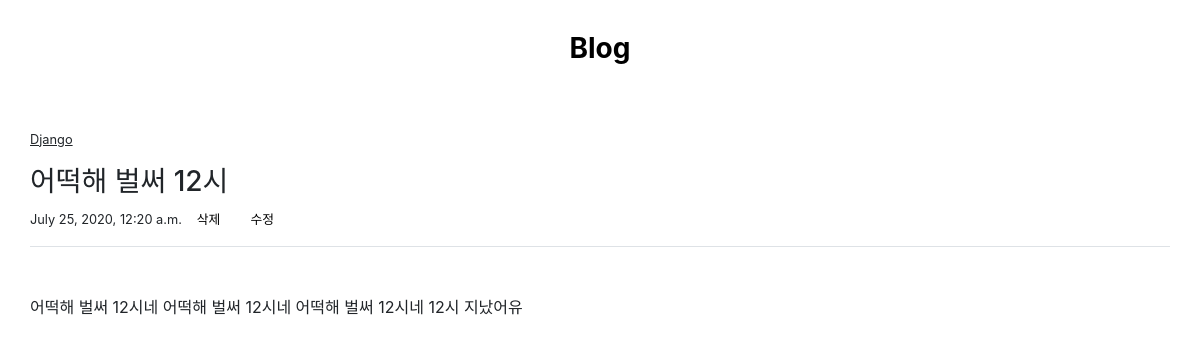
/detail2/1, run on the app's committed database.
### firstapp/models.py (models this page shows, shortened)
class Blogs(models.Model):
    title = models.CharField(max_length=100)
    body = models.TextField()
    date = models.DateTimeField(auto_now_add=True)
    lan = models.CharField(max_length=100)

### firstapp/views.py (the view)
# urls.py: path('detail2/<int:blog_id>', firstapp.views.detail2, name='detail2'),
def detail2(request, blog_id):
    blog = get_object_or_404(Blogs, pk=blog_id)
    return render(request, 'detail2.html', {'blog':blog})

### firstapp/templates/detail2.html (shortened to what this page needs)
<!DOCTYPE html>
<html lang="en">
<head>
    <link rel="stylesheet" href="https://stackpath.bootstrapcdn.com/bootstrap/4.4.1/css/bootstrap.min.css">
</head>
<body>
<div class="container-fluid">
    <div class="row mt-3">
        <div class="col text-center mt-3 mb-3 font-weight-bold h3">
            <a href="{%url 'main'%}">
                Blog
            </a>
        </div>
    </div>
</div>
<div class="container mt-5">
    <div class="row">
        <small><u>{{blog.lan}}</u></small>
    </div>
    <div class="row mt-3 h3">
        {{blog.title}}
    </div>
    <div class="row border-bottom pb-3">
        <div class="col-md-auto p-0">
            <small>{{blog.date}}</small>
        </div>
        <div class="col-md-auto">
            <a href="/delete/{{blog.id}}">
                <small>삭제</small>
            </a>
        </div>
        <div class="col-md-auto">
            <a href="/update/{{blog.id}}">
                <small>수정</small>
            </a>
        </div>
    </div>
    <div class="row mt-5">
        <div clas="col p-0">
            <p>{{blog.body}}</p>
        </div>
    </div>
</div>
</body>
</html>

### firstapp/templates/detail2.html (style rules this page uses)
a:link { color: black; text-decoration: none; }

### data on the page
Blogs: lan "Django", title "어떡해 벌써 12시", date "July 25, 2020, 12:20 a.m.", body "어떡해 벌써 12시네 어떡해 벌써 12시네 어떡해 벌써 12시네 12시 지났어유"
